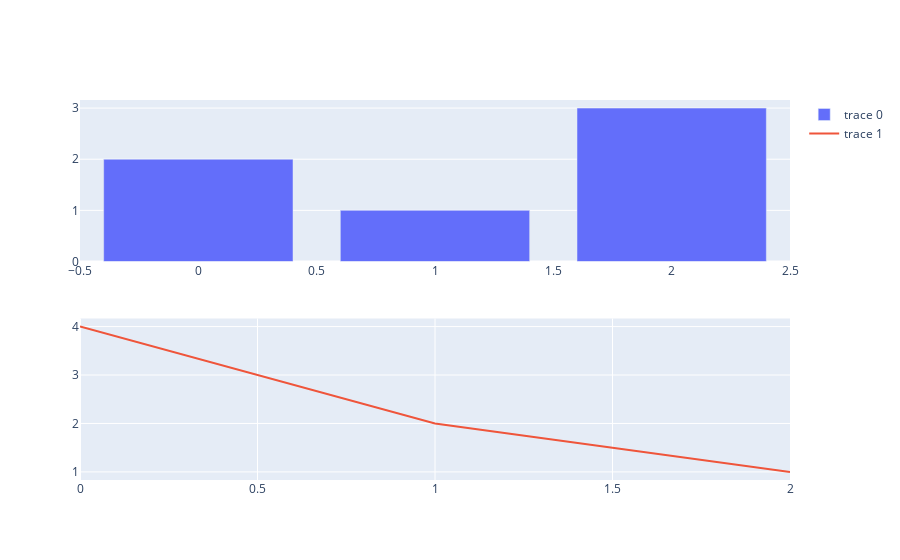

This figure's notebook cell:
### Code cell
from plotly.subplots import make_subplots
import plotly.graph_objects as go

fig = make_subplots(rows=2, cols=1)


fig.add_trace(go.Bar(y=[2, 1, 3]), row=1, col=1)
fig.add_trace(go.Scatter(y=[4, 2, 1], mode="lines"), row=2, col=1)

fig.show()

### Figure 1 — Plotly figure (JSON) as saved in the notebook; plotly's stock layout.template omitted (floating-point values rounded to 4 significant figures)
{"data": [{"type": "bar", "xaxis": "x", "y": [2, 1, 3], "yaxis": "y"}, {"mode": "lines", "type": "scatter", "xaxis": "x2", "y": [4, 2, 1], "yaxis": "y2"}], "layout": {"xaxis": {"anchor": "y", "domain": [0, 1]}, "xaxis2": {"anchor": "y2", "domain": [0, 1]}, "yaxis": {"anchor": "x", "domain": [0.575, 1]}, "yaxis2": {"anchor": "x2", "domain": [0, 0.425]}}}
